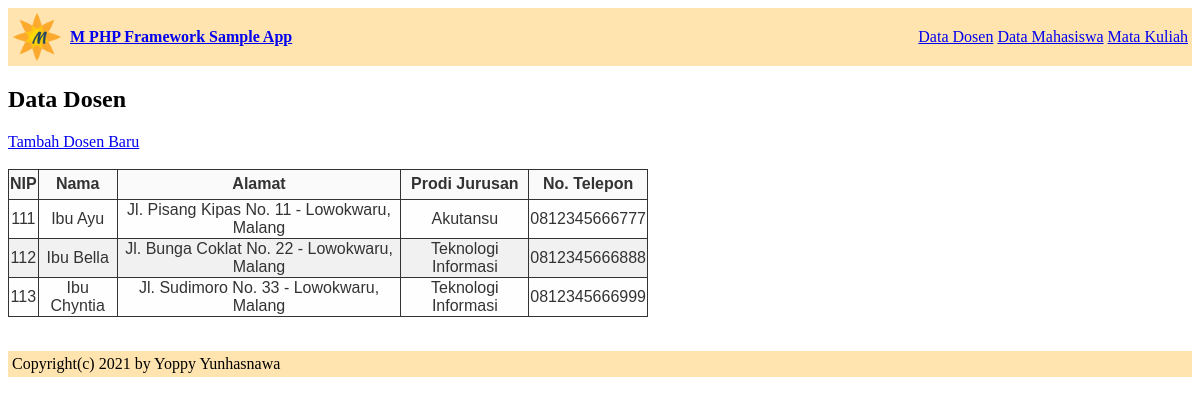
The page / on the database its author committed.
### tables this page shows
CREATE TABLE dosen
(
    nip INT PRIMARY KEY NOT NULL,
    name VARCHAR(255) NOT NULL,
    address TEXT, 
    prodi VARCHAR(255) NOT NULL,
    jurusan VARCHAR(255) NOT NULL,
    phone_number VARCHAR(50)
);

### application/libraries/Template.php (called while the page is built)
<?php
class Template
{
    var $template_data = [];
    function set($name, $value)
    {
        $this->template_data[$name] = $value;
    }
    function load($template = '', $view = '', $view_data = [], $return = false)
    {
        $this->CI = &get_instance();
        $this->set('contents', $this->CI->load->view($view, $view_data, TRUE));
        return $this->CI->load->view($template, $this->template_data, $return);
    }
}

### application/controllers/Dosen.php (called while the page is built, shortened)
<?php
class Dosen extends CI_Controller
{
    public function index()
    {
        $data['all_dosen'] = $this->dosen->findAll();
        $this->template->load('base_template', 'home/dosen/index', $data);
    }
}

### index.php (called while the page is built, shortened)
<?php
require_once BASEPATH.'core/CodeIgniter.php';

### application/models/Dosen_model.php (called while the page is built, shortened)
<?php
class Dosen_model extends CI_Model
{
    public function findAll()
    {
        $query = "SELECT *
                    FROM `dosen`
        ";
        return $this->db->query($query)->result_array();
    }
}

### application/views/home/dosen/index.php (the view)
<h2>Data Dosen</h2>
<a href="<?= site_url('dosen/addDosen'); ?>">Tambah Dosen Baru</a>
<br />
<br />
<table class="data-table">
    <thead class="data-table-th">
        <td class="data-table-td">NIP</td>
        <td class="data-table-td">Nama</td>
        <td class="data-table-td">Alamat</td>
        <td class="data-table-td">Prodi Jurusan</td>
        <td class="data-table-td">No. Telepon</td>
    </thead>
    <tbody>
        <?php foreach ($all_dosen as $s) : ?>
            <tr class="data-table-tr">
                <td class="data-table-td"><?php echo $s['nip'] ?></td>
                <td class="data-table-td"><?php echo $s['name'] ?></td>
                <td class="data-table-td"><?php echo $s['address'] ?></td>
                <td class="data-table-td"><?php echo $s['prodi'] ?></td>
                <td class="data-table-td"><?php echo $s['phone_number'] ?></td>
            </tr>
        <?php endforeach; ?>
    </tbody>
</table>

### application/views/base_template.php (shortened to what this page needs)
<html>
<head>
    <link rel=stylesheet href="<?= base_url(); ?>css/style.css" type="text/css">
</head>
<body bgcolor=#ffffff>
    <table border=0 width="100%" cellpadding=0 cellspacing=0>
        <tr style="background-color: #ffe4b0;">
            <td width="54px" valign=baseline>
                <img src="static/favicon.png" style="width: 50px; height: 50px; margin: 4px;" />
            </td>
            <td style="padding: 4px;">
                <b><a href="<?= base_url('dosen'); ?>">M PHP Framework Sample App</a></b>
            </td>
            <td style="text-align: right; padding: 4px;">
                <a href="<?= base_url('dosen'); ?>">Data Dosen</a>
                <a href="<?= base_url('homeAddress'); ?>">Data Mahasiswa</a>
                <a href="<?= base_url('matkul'); ?>">Mata Kuliah</a>
            </td>
        </tr>
    </table>
    <?= $contents; ?>
    <br />
    <p />
    <table bgcolor="#ffe4b0" border=0 width="100%" cellpadding=0 cellspacing=0>
        <tr valign=top>
            <td style="padding: 4px;">
                <p>Copyright(c) <?php echo date('Y'); ?> by Yoppy Yunhasnawa</p>
            </td>
        </tr>
    </table>
    <br />
</body>
</html>

### css/style.css (style rules this page uses)
.data-table { color: #333; font-family: Helvetica, Arial, sans-serif; width: 640px; border-collapse: collapse; border-spacing: 0; }
.data-table-td, .data-table-th { border: 1px solid #333333; height: 30px; transition: all 0.3s; }
.data-table-th { background: #DFDFDF; font-weight: bold; }
.data-table-td { background: #FAFAFA; text-align: center; }
.data-table-tr:nth-child(even) .data-table-td { background: #F1F1F1; }
.data-table-tr:nth-child(odd) .data-table-td { background: #FEFEFE; }

### rows shown on the page
dosen: nip "111", name "Ibu Ayu", address "Jl. Pisang Kipas No. 11 - Lowokwaru, Malang", prodi "Akutansu", phone_number "0812345666777"
dosen: nip "112", name "Ibu Bella", address "Jl. Bunga Coklat No. 22 - Lowokwaru, Malang", prodi "Teknologi Informasi", phone_number "0812345666888"
dosen: nip "113", name "Ibu Chyntia", address "Jl. Sudimoro No. 33 - Lowokwaru, Malang", prodi "Teknologi Informasi", phone_number "0812345666999"
